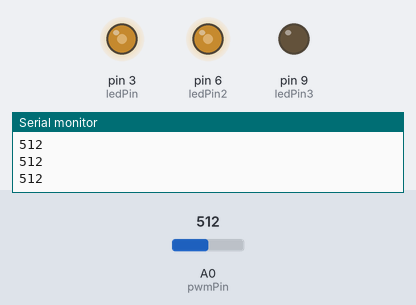
Bench run of a sketch on a simulated Arduino Uno, built with avr-gcc and run on an emulated ATmega328P. Parts: output pins drawn as LEDs (lit = HIGH), the last lines printed to the serial monitor. The test bench sets the inputs (shaded band); at power-on: A0 (pwmPin) = 512.

Above: at 1.2 s.
1.3 s: A0 (pwmPin) set to 716
At 1.7 s:
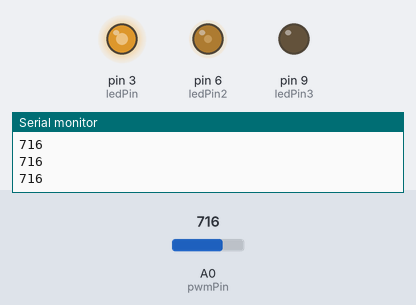
2.8 s: A0 (pwmPin) set to 900
At 4.0 s:
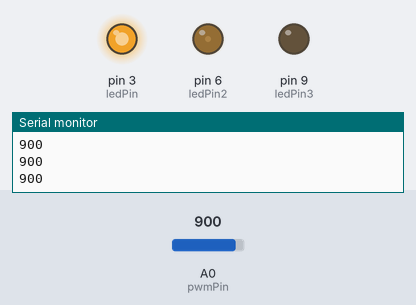
4.3 s: A0 (pwmPin) set to 1023
At 5.3 s:
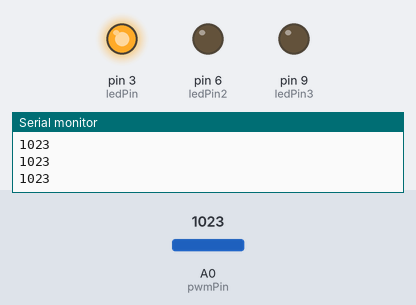
5.8 s: A0 (pwmPin) set to 306
At 6.5 s:
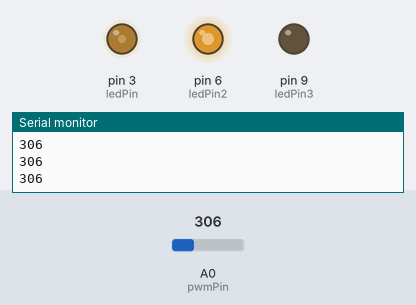
7.3 s: A0 (pwmPin) set to 122
At 8.5 s:
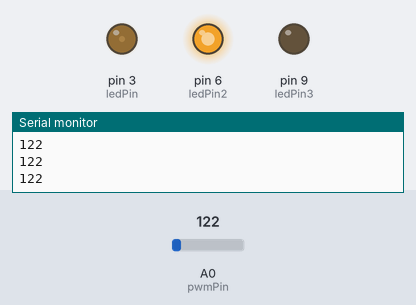
8.8 s: A0 (pwmPin) set to 511
At 9.8 s:
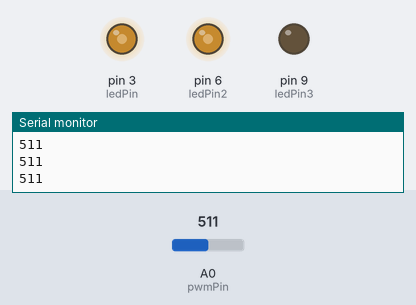
Timing chart, 0 to 11.3 s (numbered marks = the images above; inputs shaded):
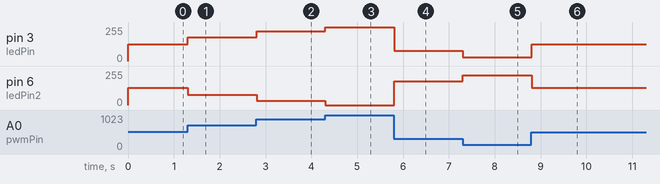

The sketch:

02-exercise.ino
```cpp
// set the pin numbers for the LEDs and the potentiometer
int ledPin = 3;
int ledPin2 = 6;
int ledPin3 = 9;
int pwmPin = A0;

// variables to store the value read from the potentiometer and the value to be written to the LEDs
unsigned int readValue;
unsigned int pwmValue;
unsigned int pwmValue2;

// function that runs once when you press reset or power the board
void setup() {
  // set the LED pins as output and start the serial communication for debugging
  pinMode(ledPin, OUTPUT);
  pinMode(ledPin2, OUTPUT);
  pinMode(ledPin3, OUTPUT);
  Serial.begin(9600);
}

// function that repeats indefinitely when the arduino is powered on
void loop() {
  // read the value from the potentiometer, print it to the serial monitor for debugging, map it to a value between 0 and 255 and write it to the LEDs
  readValue = analogRead(pwmPin);
  Serial.println(readValue);
  pwmValue = map(readValue, 0, 1023, 0, 255);
  pwmValue2 = 255 - pwmValue;
  analogWrite(ledPin, pwmValue);
  analogWrite(ledPin2, pwmValue2);
}
```

Measured:
- after the input at 1.3 s, pin 3 (ledPin): 127/255 → 178/255 at once; pin 6 (ledPin2): 128/255 → 77/255 at once
- after the input at 2.8 s, pin 3 (ledPin): 178/255 → 224/255 at once; pin 6 (ledPin2): 77/255 → 31/255 at once
- after the input at 4.3 s, pin 3 (ledPin): 224/255 → 255/255 at once; pin 6 (ledPin2): 31/255 → 0/255 at once
- after the input at 5.8 s, pin 3 (ledPin): 255/255 → 76/255 at once; pin 6 (ledPin2): 0/255 → 179/255 at once
- after the input at 7.3 s, pin 3 (ledPin): 76/255 → 30/255 at once; pin 6 (ledPin2): 179/255 → 225/255 at once
- after the input at 8.8 s, pin 3 (ledPin): 30/255 → 127/255 at once; pin 6 (ledPin2): 225/255 → 128/255 at once
